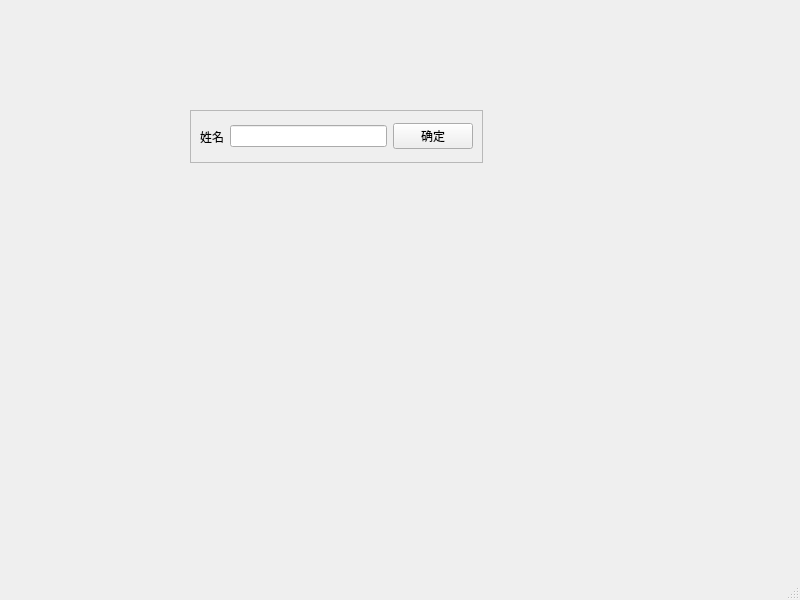
<?xml version="1.0" encoding="UTF-8"?>
<ui version="4.0">
 <class>MainWindow</class>
 <widget class="QMainWindow" name="MainWindow">
  <property name="geometry">
   <rect>
    <x>0</x>
    <y>0</y>
    <width>800</width>
    <height>600</height>
   </rect>
  </property>
  <property name="windowTitle">
   <string>MainWindow</string>
  </property>
  <widget class="QWidget" name="centralwidget">
   <widget class="QFrame" name="frame">
    <property name="geometry">
     <rect>
      <x>190</x>
      <y>110</y>
      <width>293</width>
      <height>53</height>
     </rect>
    </property>
    <property name="frameShape">
     <enum>QFrame::StyledPanel</enum>
    </property>
    <property name="frameShadow">
     <enum>QFrame::Raised</enum>
    </property>
    <layout class="QHBoxLayout" name="horizontalLayout">
     <item>
      <widget class="QLabel" name="label">
       <property name="text">
        <string>姓名</string>
       </property>
      </widget>
     </item>
     <item>
      <widget class="QLineEdit" name="lineEdit"/>
     </item>
     <item>
      <widget class="QPushButton" name="pushButton">
       <property name="text">
        <string>确定</string>
       </property>
      </widget>
     </item>
    </layout>
   </widget>
  </widget>
  <widget class="QMenuBar" name="menubar">
   <property name="geometry">
    <rect>
     <x>0</x>
     <y>0</y>
     <width>800</width>
     <height>31</height>
    </rect>
   </property>
  </widget>
  <widget class="QStatusBar" name="statusbar"/>
 </widget>
 <resources/>
 <connections/>
</ui>
